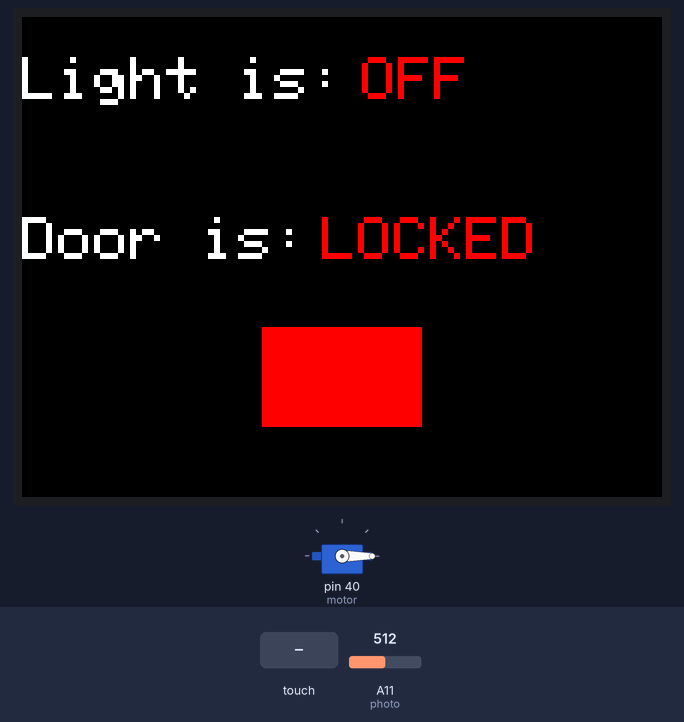
Bench run of a sketch on a simulated Arduino Mega 2560, built with avr-gcc and run on an emulated ATmega2560. Parts: 320×240 colour display, servo. The test bench sets the inputs (shaded band); at power-on: A11 (photo) = 512. No radio packets arrive unless stated; what the sketch prints to the serial monitor is not drawn.

Above: at 2.4 s.
2.5 s: touch panel pressed at 62 % / 70 % of its raw x / y range
Timing chart, 0 to 5.5 s (numbered marks = the images above; inputs shaded):
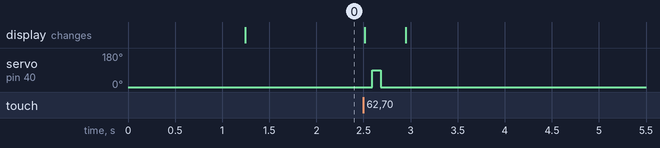

Measured:
- after the input at 2.5 s, servo on pin 40 (motor): 0° → 90° after 0.10 s, → 0° 0.09 s later

The sketch:

light_arduino.ino
```cpp
#include <SPI.h>
#include "RF24.h"
#include <Servo.h>
#include <Adafruit_GFX.h>
#include <Adafruit_TFTLCD.h>
#include <stdint.h>
#include "TouchScreen.h"

#define LCD_RD A0 // LCD Read goes to Analog 0
#define LCD_WR A1 // LCD Write goes to Analog 1
#define LCD_CD A2 // Command/Data goes to Analog 2
#define LCD_CS A3 // Chip Select goes to Analog 3
#define LCD_RESET A4 // Reset goes to Analog 4

#define YP A2  // must be an analog pin, use "An" notation!
#define XM A3  // must be an analog pin, use "An" notation!
#define YM 8   // can be a digital pin
#define XP 9   // can be a digital pin

// Assign human-readable names to some common 16-bit color values:
#define  BLACK   0x0000
#define BLUE    0x001F
#define RED     0xF800
#define GREEN   0x07E0
#define CYAN    0x07FF
#define MAGENTA 0xF81F
#define YELLOW  0xFFE0
#define WHITE   0xFFFF

#define motor 40 //orange wire
#define ce 44 //orange wire
#define cs 45 //yellow wire
#define photo A11 // Photoresistor at Arduino analog pin A0

int photo_value;
int packet; //1 = off, 2 = on
//int packet2; //1 = locked, 2 = open
int light_switch = 1;  //1 = off, 2 = on
int door_status = 1; //1 = locked, 2 = open
int off = 0;
int on = 90;

//graphics
int switch_w = 80;
int switch_l = 50;
int switch_x = 160;
int switch_y = 180;
int center_x = switch_x - (switch_w / 2);
int center_y = switch_y - (switch_l / 2);

Adafruit_TFTLCD tft(LCD_CS, LCD_CD, LCD_WR, LCD_RD, LCD_RESET); //ILI9341 240x320 2.8 inch
TouchScreen ts = TouchScreen(XP, YP, XM, YM, 300);
RF24 light_radio (ce, cs);
Servo servo; //create Servo instance

byte addresses[][6] = {"pipe1"}; // Create address for 1 pipe.

void setup() {
  pinMode(photo, INPUT);
  Serial.begin(115200);
  delay(1000);
  light_radio.begin();  // Start up the physical nRF24L01 Radio
  light_radio.setChannel(108);  // Above most Wifi Channels
  light_radio.setPALevel(RF24_PA_MIN);
  light_radio.openReadingPipe(1, addresses[0]); // pipe1
  light_radio.startListening(); //begin receiving data
  Serial.println("Receiver ready");

  tft.reset();
  tft.begin(0x9341);
  tft.setRotation(1);
  tft.fillScreen(BLACK);
  Serial.println("TFT ready");

  servo.attach(motor);
  servo.write(off);
  Serial.println("Servo ready");
}

void loop() {
  /******************TFT***************************/
  TSPoint p = ts.getPoint();
  pinMode(XM, OUTPUT);
  pinMode(YP, OUTPUT);
  tft.fillRect(center_x, center_y, switch_w, switch_l, RED); //x,y,w,l light switch

  //change touch screen coordinates into drawing coordinates
  p.x = map(p.x, 120, 950, 0, 320);
  p.y = map(p.y, 110, 920, 0, 240);
  tft.drawRect(center_x, center_y, switch_w, switch_l, RED);

  //  if (p.z > 0) { //pressure is applied
  //    Serial.print("X = "); Serial.print(p.x);
  //    Serial.print("  Y = "); Serial.print(p.y);
  //    Serial.print("\tPressure = "); Serial.println(p.z);
  //    Serial.println();
  //  }

  if (p.z > 0 && p.x >= center_x && p.y >= center_y && p.x <= center_x + switch_w && p.y <= center_y + switch_l) { //button is pressed
    Serial.print("X = "); Serial.print(p.x);
    Serial.print("  Y = "); Serial.print(p.y);
    Serial.println();
    Serial.println("button pressed!");
    tft.drawRect(center_x, center_y, switch_w, switch_l, WHITE); //x,y,w,l
    tft.fillScreen(BLACK);
    //switch the light
    if (light_switch == 1) {
      light_switch = 2;
    }
    else {
      light_switch = 1;
    }
  }

  //light status
  tft.setCursor(0, 20);
  tft.setTextSize(3);
  tft.setTextColor(WHITE);
  tft.print("Light is: ");
  tft.setCursor(170, 20);
  if (light_switch == 2) {
    tft.setTextColor(GREEN);
    tft.print("ON");
    servo.attach(motor);
    servo.write(on);
  }
  else {
    tft.setTextColor(RED);
    tft.print("OFF");
    servo.attach(motor);
    servo.write(off);
  }

  //door status
  tft.setCursor(0, 100);
  tft.setTextColor(WHITE);
  tft.print("Door is: ");
  tft.setCursor(150, 100);
  if (door_status == 2) {
    tft.setTextColor(GREEN);
    tft.print("OPEN");
  }
  else {
    tft.setTextColor(RED);
    tft.print("LOCKED");
  }

  /******************NRF2401+***************************/

  photo_value = analogRead(photo);

  light_radio.read( &packet, sizeof(packet) ); //retrieve the data

  if (packet == 1) {
    tft.fillScreen(BLACK);
    door_status = 1;
    Serial.println("door status: locked");
  }
  else if (packet == 2) {
    tft.fillScreen(BLACK);
    door_status = 2;
    Serial.println("door status: open");
    Serial.print("Photoresistor: ");
    Serial.println(photo_value);
  }

  if (packet == 2 && photo_value >= 700) { //if the door is opened and it is dark
    light_switch = 2;
    tft.fillScreen(BLACK);
    Serial.println("turn on the lights");
    Serial.print("Light switch: ");
    Serial.println(light_switch);
    Serial.print("Photoresistor: ");
    Serial.println(photo_value);
  }

  /***************END***************/
}
```
